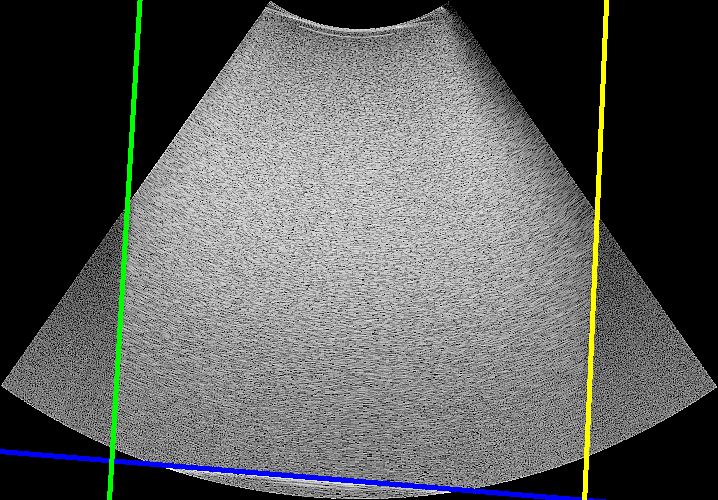
#> input picture Machine_Code/Canon/color_coding.png, 718 x 500 px
$ python -i hough.py   (imports and definitions only)
#> lines starting #> are read from the running program, lines starting #| are printed output that depends on the picture; after the words box and inside, x2 and y2 are one past the last pixel; in counts of white or black regions, pixels touching at a corner belong together
import cv2
import numpy as np

# from tkinter import Tk
# from tkinter.filedialog import askopenfilename

class Line:
    def __init__(self, x1, y1, x2, y2):
        self.x1 = x1
        self.y1 = y1
        self.x2 = x2
        self.y2 = y2

    def get_coords(self):
        return [(self.x1, self.y1), (self.x2, self.y2)]

    def get_equation(self):
        m = (self.y2 - self.y1) / (self.x2 - self.x1)
        b = self.y1 - m * self.x1
        return m, b

def detect(img_arr, gray_arr, filter, angle1=0, angle2=np.pi, req=0): #req = 0, 1, or 2
    filtered = cv2.filter2D(src=gray_arr, ddepth=-1, kernel=filter)
    #cv2.imwrite("show_blurred_" + str(req) + ".png", filtered)

    # Find the edges in the image using canny detector
    img = img_arr.copy()
    thresh1 = 35
    thresh2 = 60
    if req == 2:
        thresh1 = 30
        thresh2 = 50
    edges = cv2.Canny(filtered, thresh1, thresh2)

    # Detect points that form a line
    threshold = 40
    lines = cv2.HoughLines(edges, 1, np.pi/180, threshold, min_theta=angle1, max_theta=angle2)

    try:
        for line in lines:
            try:
                rho, theta = line[0]
                a = np.cos(theta)
                b = np.sin(theta)
                x0 = a*rho
                y0 = b*rho
                x1 = int(x0 + 1000*(-b))
                y1 = int(y0 + 1000*(a))
                x2 = int(x0 - 1000*(-b))
                y2 = int(y0 - 1000*(a))
                if (req == 0) or (req == 1 and x1 < img.shape[1]/3) or (req == 2 and x1 > img.shape[1]*2/3):
                    found_line = Line(x1, y1, x2, y2)
                    coords = found_line.get_coords()
                    cv2.line(img, coords[0], coords[1], (0, 0, 255), 3)
                    break
            except:
                i = 0
    except:
        i = 0
    # Show result
    #cv2.imwrite("show_edges_" + str(req) + ".png", edges)
    return img, found_line

def line_detection(file): #full path name
#> called with file = 'color_coding.png'
    kernel0 = np.array([[0, 0, 0, 0, 0, 0, 0, 0, 0, 0, 0, 0],
                        [0, 0, 0, 0, 0, 0, 0, 0, 0, 0, 0, 0],
                        [0, 0, 0, 0, 0, 0, 0, 0, 0, 0, 0, 0],
                        [1, 1, 1, 1, 1, 1, 1, 1, 1, 1, 1, 1],
                        [1, 1, 1, 1, 1, 1, 1, 1, 1, 1, 1, 1],
                        [1, 1, 1, 1, 1, 1, 1, 1, 1, 1, 1, 1],
                        [1, 1, 1, 1, 1, 1, 1, 1, 1, 1, 1, 1],
                        [1, 1, 1, 1, 1, 1, 1, 1, 1, 1, 1, 1],
                        [1, 1, 1, 1, 1, 1, 1, 1, 1, 1, 1, 1],
                        [0, 0, 0, 0, 0, 0, 0, 0, 0, 0, 0, 0],
                        [0, 0, 0, 0, 0, 0, 0, 0, 0, 0, 0, 0],
                        [0, 0, 0, 0, 0, 0, 0, 0, 0, 0, 0, 0]])/72
    kernel1 = np.array([[0, 0, 0, 0, 0, 0, 1, 1, 1, 1, 1, 1],
                        [0, 0, 0, 0, 0, 0, 1, 1, 1, 1, 1, 1],
                        [0, 0, 0, 0, 0, 0, 1, 1, 1, 1, 1, 1],
                        [0, 0, 0, 0, 0, 0, 1, 1, 1, 1, 1, 1],
                        [0, 0, 0, 0, 0, 0, 1, 1, 1, 1, 1, 1],
                        [0, 0, 0, 0, 0, 0, 1, 1, 1, 1, 1, 1],
                        [0, 0, 0, 0, 0, 0, 1, 1, 1, 1, 1, 1],
                        [0, 0, 0, 0, 0, 0, 1, 1, 1, 1, 1, 1],
                        [0, 0, 0, 0, 0, 0, 1, 1, 1, 1, 1, 1],
                        [0, 0, 0, 0, 0, 0, 1, 1, 1, 1, 1, 1],
                        [0, 0, 0, 0, 0, 0, 1, 1, 1, 1, 1, 1],
                        [0, 0, 0, 0, 0, 0, 1, 1, 1, 1, 1, 1]])/72
    kernel2 = np.array([[1, 1, 1, 1, 1, 1, 0, 0, 0, 0, 0, 0],
                        [1, 1, 1, 1, 1, 1, 0, 0, 0, 0, 0, 0],
                        [1, 1, 1, 1, 1, 1, 0, 0, 0, 0, 0, 0],
                        [1, 1, 1, 1, 1, 1, 0, 0, 0, 0, 0, 0],
                        [1, 1, 1, 1, 1, 1, 0, 0, 0, 0, 0, 0],
                        [1, 1, 1, 1, 1, 1, 0, 0, 0, 0, 0, 0],
                        [1, 1, 1, 1, 1, 1, 0, 0, 0, 0, 0, 0],
                        [1, 1, 1, 1, 1, 1, 0, 0, 0, 0, 0, 0],
                        [1, 1, 1, 1, 1, 1, 0, 0, 0, 0, 0, 0],
                        [1, 1, 1, 1, 1, 1, 0, 0, 0, 0, 0, 0],
                        [1, 1, 1, 1, 1, 1, 0, 0, 0, 0, 0, 0],
                        [1, 1, 1, 1, 1, 1, 0, 0, 0, 0, 0, 0]])/72

    image = cv2.imread(file, cv2.IMREAD_COLOR)
#> image is the input picture: shape (500, 718, 3); mean B, G, R 89.9, 91.4, 89.6
    # Convert the image to gray-scale
    gray = cv2.cvtColor(image, cv2.COLOR_BGR2GRAY)
    image, bottom = detect(image, gray, kernel0, angle1=np.pi*7/16, angle2=np.pi*9/16)
#> in detect, `edges = cv2.Canny(filtered, thresh1, thresh2)`:
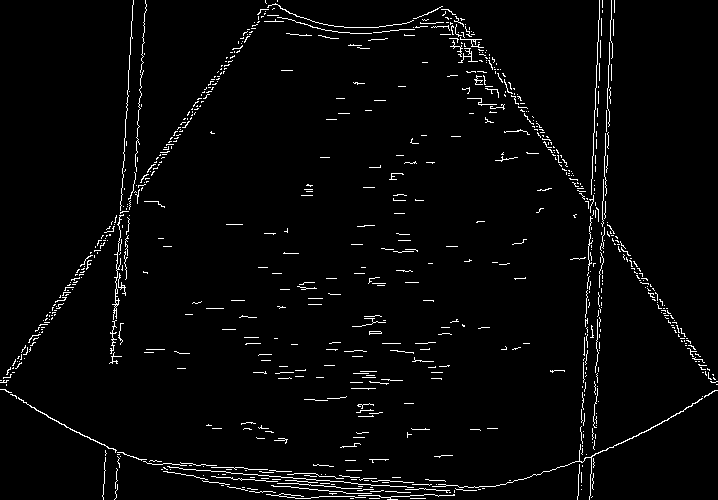
#> edges: shape (500, 718); 2.8% white in thin lines or dots
#> in detect, `lines = cv2.HoughLines(edges, 1, np.pi/180, threshold, min_theta=angle..`: lines = 264 rows, first 8: [446, 1.65], [457, 1.65], [452, 1.65], [448, 1.65], [442, 1.69], [471, 1.6], [441, 1.67], [466, 1.62]
#> the loop in detect, `for line in lines:` made 1 pass
#> (rho, theta, a, b, x0, y0, x1, y1) on pass 1: (446, 1.65, -0.0828, 0.997, -36.93, 444.5, -1033, 361)
#> after the loop in detect, `for line in lines:`:
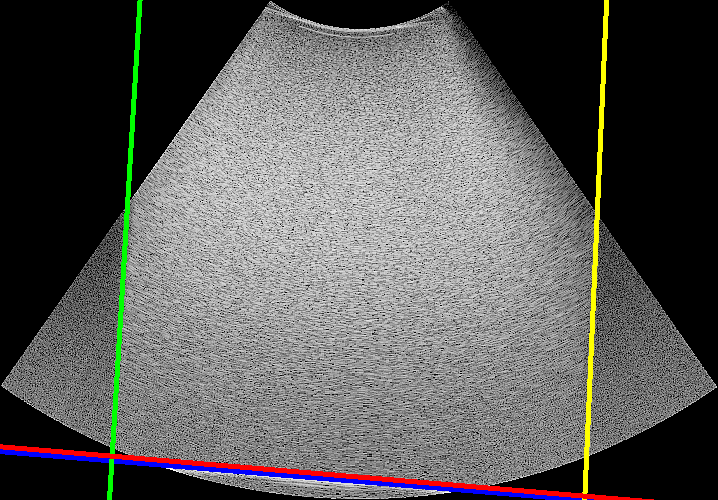
#> img: shape (500, 718, 3); 0.88% of pixels changed, all inside (x1, y1, x2, y2) = (0, 444, 654, 500)
    image, left = detect(image, gray, kernel1, angle1=np.pi*7/8, angle2=np.pi*9/8, req=1)
#> call 2 of detect, with filter = array of shape (12, 12), angle1 = 2.75, angle2 = 3.53, req = 1
#> in detect (call 2), `edges = cv2.Canny(filtered, thresh1, thresh2)`:
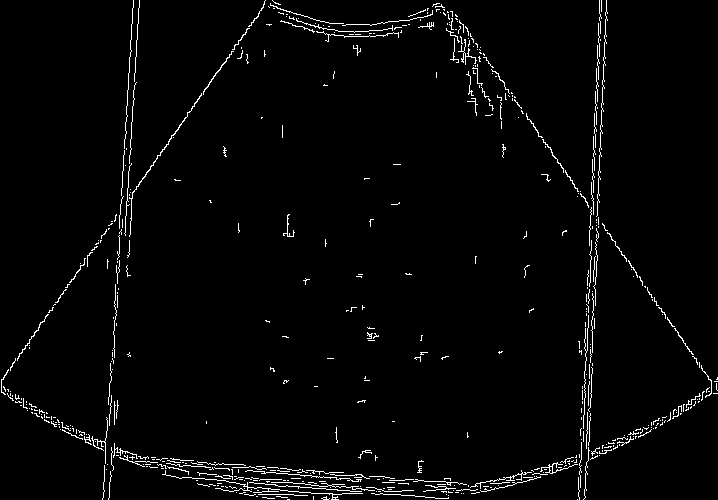
#> edges: shape (500, 718); 2.4% white in thin lines or dots
#> in detect (call 2), `lines = cv2.HoughLines(edges, 1, np.pi/180, threshold, min_theta=angle..`: lines = 127 rows, first 8: [-605, 3.19], [-599, 3.19], [-601, 3.19], [-133, 3.2], [-139, 3.2], [-598, 3.17], [-140, 3.22], [-595, 3.15]
#> the loop in detect (call 2), `for line in lines:` made 4 passes
#> (rho, theta, a, b, x0, y0, x1, y1) on pass 4: (-133, 3.2, -0.998, -0.061, 132.8, 8.12, 193, -990)
#> (rho, theta, a, b, x0, y0, x1, y1) on passes 1 to 3: (-605, 3.19, -0.999, -0.0436, 604.4, 26.39, 648, -972), (-599, 3.19, -0.999, -0.0436, 598.4, 26.13, 642, -972), (-601, 3.19, -0.999, -0.0436, 600.4, 26.22, 644, -972)
#> after the loop in detect (call 2), `for line in lines:`:
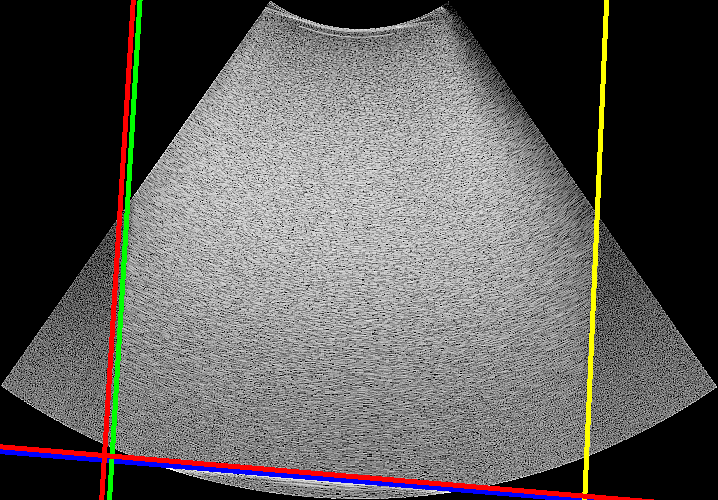
#> img: shape (500, 718, 3); 0.69% of pixels changed, all inside (x1, y1, x2, y2) = (99, 0, 136, 500)
    image, right = detect(image, gray, kernel2, angle1=np.pi*7/8, angle2=np.pi*9/8, req=2)
#> call 3 of detect, with filter = array of shape (12, 12), angle1 = 2.75, angle2 = 3.53, req = 2
#> in detect (call 3), `filtered = cv2.filter2D(src=gray_arr, ddepth=-1, kernel=filter)`:
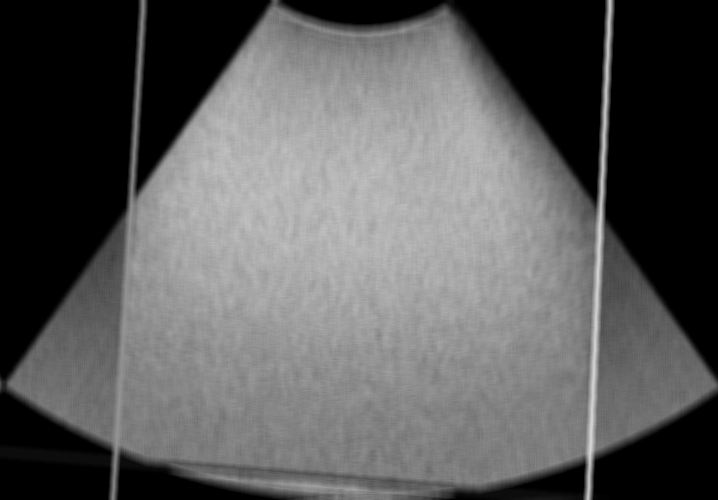
#> filtered: shape (500, 718); min 0, max 213, mean 90.7
#> in detect (call 3), `edges = cv2.Canny(filtered, thresh1, thresh2)`:
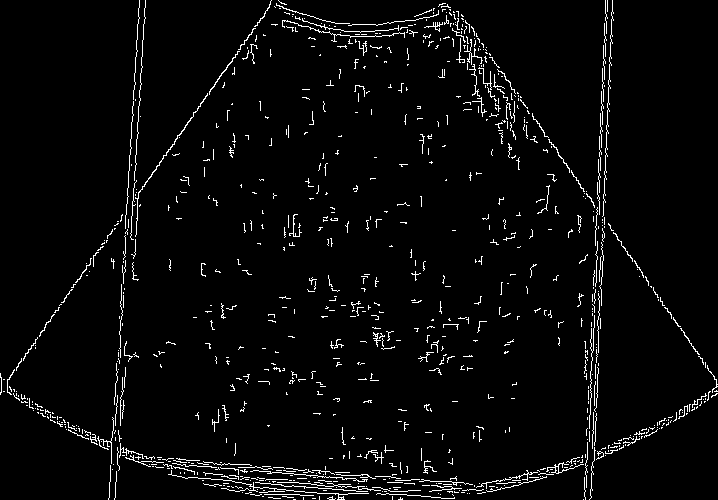
#> edges: shape (500, 718); 3.4% white in thin lines or dots
#> in detect (call 3), `lines = cv2.HoughLines(edges, 1, np.pi/180, threshold, min_theta=angle..`: lines = 300 rows, first 8: [-611, 3.19], [-605, 3.19], [-607, 3.19], [-139, 3.2], [-145, 3.2], [-613, 3.19], [-604, 3.17], [-601, 3.15]
#> the loop in detect (call 3), `for line in lines:` made 1 pass
#> (rho, theta, a, b, x0, y0, x1, y1) on pass 1: (-611, 3.19, -0.999, -0.0436, 610.4, 26.65, 654, -972)
#> after the loop in detect (call 3), `for line in lines:`:
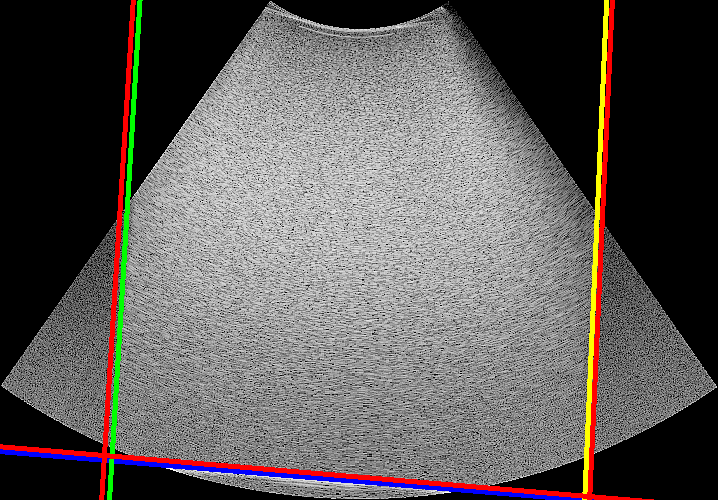
#> img: shape (500, 718, 3); 0.69% of pixels changed, all inside (x1, y1, x2, y2) = (587, 0, 615, 500)
    #cv2.imwrite("show_result.png", image)
    return image, bottom, left, right #each line is in the format [(x1, y1), (x2, y2)]

def in_tube(curr_x, curr_y, bottom, left, right): #assumes x and y are within the boundaries of the image
    m, b = bottom.get_equation()
    try:
        if curr_y >= (m * curr_x + b):
            return False
    except:
        print(curr_x)
        print(curr_y)
        import traceback
        traceback.print_exc()
        return False

    m, b = left.get_equation()
    #if curr_x <= (m * left.x1 + curr_y - left.y1) / m:
    if curr_x <= (curr_y - b) / m:
        return False

    m, b = right.get_equation()
    #if curr_x >= (m * right.x1 + curr_y - right.y1) / m:
    if curr_x >= (curr_y - b) / m:
        return False

    return True

>>> result = line_detection('color_coding.png')
